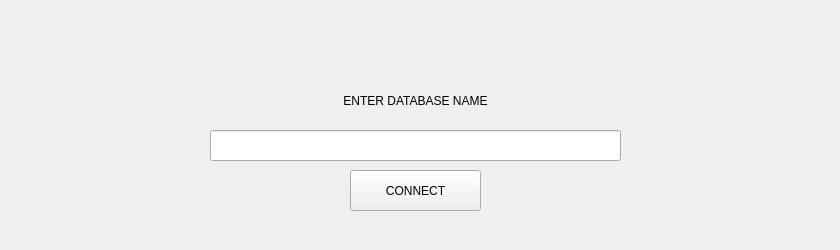
<?xml version="1.0" encoding="UTF-8"?>
<ui version="4.0">
 <class>WelcomeWindow</class>
 <widget class="QMainWindow" name="WelcomeWindow">
  <property name="geometry">
   <rect>
    <x>0</x>
    <y>0</y>
    <width>840</width>
    <height>250</height>
   </rect>
  </property>
  <property name="minimumSize">
   <size>
    <width>840</width>
    <height>250</height>
   </size>
  </property>
  <property name="maximumSize">
   <size>
    <width>840</width>
    <height>250</height>
   </size>
  </property>
  <property name="windowTitle">
   <string>Connection</string>
  </property>
  <widget class="QWidget" name="centralwidget">
   <widget class="QPushButton" name="pushButton">
    <property name="geometry">
     <rect>
      <x>350</x>
      <y>170</y>
      <width>131</width>
      <height>41</height>
     </rect>
    </property>
    <property name="text">
     <string>CONNECT</string>
    </property>
   </widget>
   <widget class="QLineEdit" name="lineEdit">
    <property name="geometry">
     <rect>
      <x>210</x>
      <y>130</y>
      <width>411</width>
      <height>31</height>
     </rect>
    </property>
    <property name="styleSheet">
     <string notr="true">font: 75 12pt &quot;Arial&quot;;</string>
    </property>
    <property name="text">
     <string/>
    </property>
    <property name="alignment">
     <set>Qt::AlignCenter</set>
    </property>
   </widget>
   <widget class="QLabel" name="labelMessage">
    <property name="geometry">
     <rect>
      <x>280</x>
      <y>80</y>
      <width>271</width>
      <height>41</height>
     </rect>
    </property>
    <property name="styleSheet">
     <string notr="true">font: 87 14pt &quot;Arial Black&quot;;</string>
    </property>
    <property name="text">
     <string>ENTER DATABASE NAME</string>
    </property>
    <property name="alignment">
     <set>Qt::AlignCenter</set>
    </property>
   </widget>
  </widget>
 </widget>
 <resources/>
 <connections/>
</ui>
